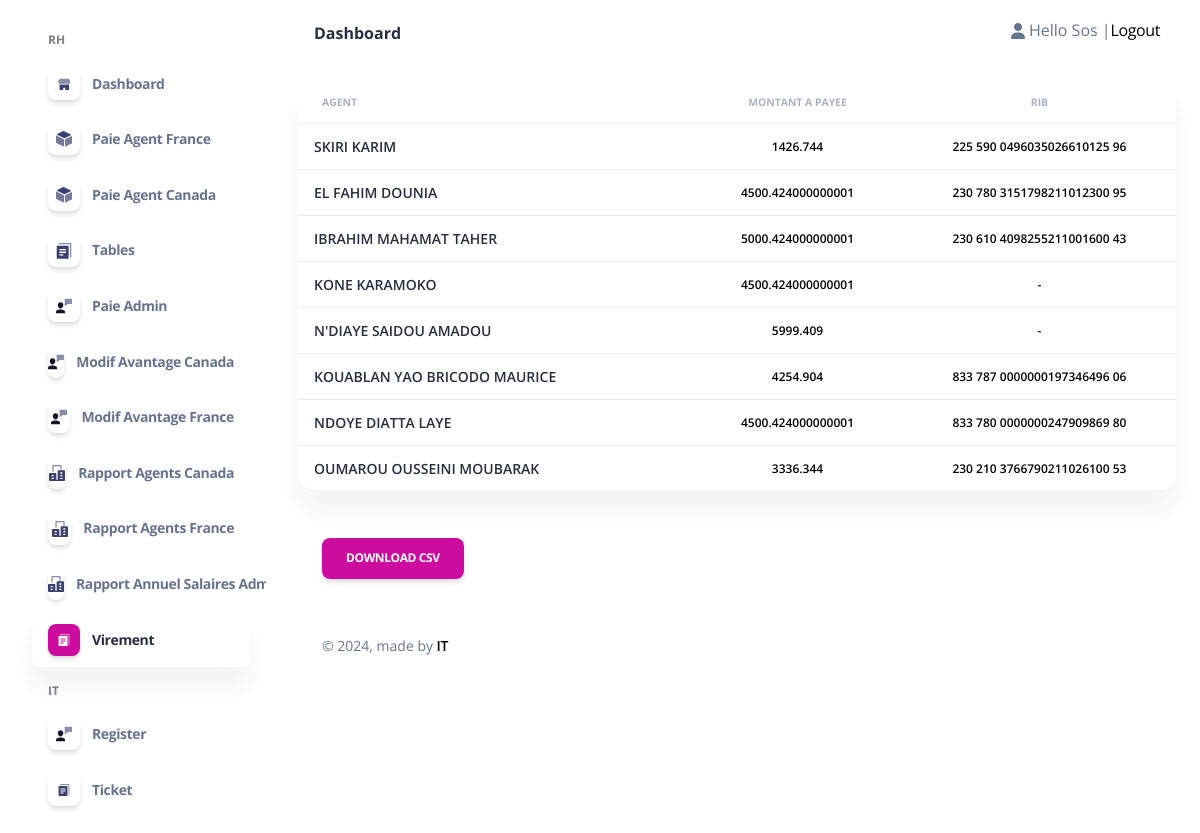
The page /Virement/ (signed in) on the database its author committed.
### admin_Sos/models.py (models this page shows, shortened)
class Salaire_CANADA(models.Model):
    id_Collaborateur=models.ForeignKey(Collaborateur,on_delete=models.CASCADE)
    Date_de_salaire = MonthYearField(null=True, blank=True)
    salaire_finale = models.FloatField(default=0,null=True,blank=True)
    Prime_Produit = models.FloatField(default=0,null=True,blank=True)
    Nbre_d_heures_Travaillees= models.FloatField(default=0,null=True,blank=True)
    Avance_sur_salaire = models.FloatField(default=0,null=True,blank=True)
    S_H = models.FloatField(default=0,null=True, blank=True)
    Planifier= models.FloatField(default=0,null=True,blank=True)

class Collaborateur(models.Model):
    Statut_P= (
        ('AGENT','AGENT'),
        ('CADRE','CADRE'),
        ('TECHNICIEN','TECHNICIEN'),
        ('STAGIAIRE','STAGIAIRE'),
    )
    STATUT_statut = (
        ('ACTIF','ACTIF'),
        ('INACTIF','INACTIF'),
        ('FORMATION','FORMATION'),
        ('STAGE','STAGE'),
    )
    STATUT_activite = (
        ('FRANCE','FRANCE'),
        ('CANADA','CANADA'),
    )
    STATUT_causededepart = (
        ('Demission','Demission'),
        ('Licenciement','Licenciement'),
        ('FPE','FPE'),
        ('Fin de contrat','Fin de contrat'),
        ('Comportement','Comportement'),
        ('Etudes','Etudes'),
        ('Sans motif(Volantaire)','Sans motif(Volantaire)'),
        ('Autre','Autre'),
    )
    Contart = (
        ('Etranger','Etranger'),
        ('Stage','Stage'),
        ('CDD','CDD'),
        ('CDI','CDI'),
    )
    TTGD = (
        ('Célibataire ','Célibataire'),
        ('Marié(e)','Marié(e)'),
        ('Divorcé(e)','Divorcé(e)'),
        ('Veuf(ve)','Veuf(ve)'),
    )
    statut_sexe = (
        ('H','H'),
        ('F','F'),
    )
    statut_TF = (
        ('OUI','OUI'),
        ('NON','NON'),
    )
    Statut = models.CharField(max_length=10,null=True,blank=True,choices=STATUT_statut)
    Nom = models.CharField(max_length=500,null=True,blank=True)
    Prenom = models.CharField(max_length=500,null=True,blank=True)
    Sexe = models.CharField(max_length=50,null=True,blank=True,choices=statut_sexe)
    Date_de_naissance = models.DateField(null=True,blank=True)
    Age = models.PositiveIntegerField(null=True,blank=True)
    Situation_familiale = models.CharField(max_length=100, null=True,blank=True,choices=TTGD)
    Nombre_d_enfants = models.FloatField(default=0, null=True,blank=True)
    N_CIN =models.CharField(default="-",max_length=120 ,null=True,blank=True)
    N_Passeport=models.CharField(default="-",max_length=300 ,null=True,blank=True)
    Nationalité=models.CharField(default="-",max_length=200,null=True,blank=True)
    Adresse_postale=models.CharField(default="-",max_length=200,null=True,blank=True)
    Ville=models.CharField(default="-",max_length=100,null=True,blank=True)
    E_mail= models.EmailField(null=True,blank=True)
    Declaration_CNSS= models.CharField(max_length=100,null=True,blank=True,choices=statut_TF)
    N_de_téléphone=models.CharField(max_length=200,null=True,blank=True)
    RIB = models.CharField(default="-",max_length=300,null=True,blank=True)
    N_CNSS= models.CharField(default="-",max_length=200,null=True,blank=True)
    Type_de_contrat= models.CharField(max_length=100,null=True,blank=True,choices=Contart)
    Salaire_base = models.PositiveBigIntegerField(default=0,null=True,blank=True)
    Nombre_de_Jour_Travaille_Admin= models.PositiveIntegerField(default=0,null=True,blank=True)
    Poste = models.CharField(max_length=100,null=True,blank=True)
    CSP = models.CharField(max_length=100,null=True,blank=True,choices=Statut_P)
    Date_d_entrée = models.DateField(null=True,blank=True)
    Date_de_Sortie = models.DateField(null=True,blank=True)
    anciennetee = models.IntegerField(default=0,null=True, blank=True)
    Motif_de_départ = models.CharField(default="-",max_length=1000,null=True,blank=True,choices=STATUT_causededepart)
    Commentaire = models.CharField(default="-",max_length=1000,null=True,blank=True)
    Prime_Produit = models.FloatField(default=0,null=True,blank=True)
    Nbre_d_heures_Travaillees= models.FloatField(default=0,null=True,blank=True)
    Planifier= models.FloatField(default=0,null=True,blank=True)
    Avance_sur_salaire = models.FloatField(default=0,null=True,blank=True)
    S_H = models.FloatField(default=0,null=True, blank=True)
    Activite=models.CharField(max_length=100,null=True,blank=True,choices=STATUT_activite)
    user =models.OneToOneField(User, null=True,blank=True,on_delete=models.CASCADE)

### admin_Sos/decorators.py (the view)
        def wrapper_func(request,*args, **kwargs):
            group=None
            if request.user.groups.exists():
                group= request.user.groups.all()[0].name
            if group == 'Admin':
                return view_func(request,*args, **kwargs)
            if group == 'Agent':
                return redirect('home')
            else:
                return redirect('login')

### admin_Sos/views.py (called while the page is built)
@admin_only
def VirementView(request):
    context = Collaborateur.objects.all()
    context2 = Salaire_CANADA.objects.all()
    context4 = Salaire_FRANCE.objects.all()
    context3 = Salaire_admin.objects.all()
    salaire = list(context2) + list(context3) + list(context4)
    return render(request, 'admin_/salaire_complet/Virement.html', {'collaborateur': context, 'salaire': salaire})

### Templates/admin_/salaire_complet/Virement.html (shortened to what this page needs)
{% extends 'admin_/Base/homebase_admin.html' %}
{% block body %}{% include 'admin_/content/Salaire/content_virement.html'%}{% endblock  %}

### Templates/admin_/Base/header_admin.html (shortened to what this page needs)
{% load static %}
<body class="g-sidenav-show h-100  bg-gray-100" style="background-color: white !important;">
  <aside class="sidenav navbar navbar-vertical navbar-expand-xs border-0 border-radius-xl my-3 fixed-left ms-3" id="sidenav-main">
    <div class="collapse navbar-collapse h-100 w-200" id="sidenav-collapse-main">
      <ul class="navbar-nav">
        <li class="nav-item mt-3">
          <h6 class="ps-4 ms-2 text-uppercase text-xs font-weight-bolder opacity-6" style="font-weight: bold;!important">RH</h6>
        </li>
        <li class="nav-item">
          <a class="nav-link  {% if request.path == '/home_admin/' %}active{% endif %}" href="{% url 'home_admin' %}">
            <div class="icon icon-shape icon-sm shadow border-radius-md bg-white text-center me-2 d-flex align-items-center justify-content-center">
            </div>
            <span class="nav-link-text ms-1" style="font-weight: bold;!important">Dashboard</span>
          </a>
        </li>
        <li class="nav-item">
          <a class="nav-link {% if request.path == '/HW/' %}active{% endif %}" href="{% url 'tableF' %}">
            <div class="icon icon-shape icon-sm shadow border-radius-md bg-white text-center me-2 d-flex align-items-center justify-content-center">
            </div>
            <span class="nav-link-text ms-1"style="font-weight: bold;!important">Paie Agent France</span>
          </a>
        </li>
        <li class="nav-item">
          <a class="nav-link {% if request.path == '/HW/' %}active{% endif %}" href="{% url 'tableC' %}">
            <div class="icon icon-shape icon-sm shadow border-radius-md bg-white text-center me-2 d-flex align-items-center justify-content-center">
            </div>
            <span class="nav-link-text ms-1"style="font-weight: bold;!important">Paie Agent Canada</span>
          </a>
        </li>
        <li class="nav-item">
          <a class="nav-link {% if request.path == '/table/' %}active{% endif %} " href="{% url 'table' %}">
            <div class="icon icon-shape icon-sm shadow border-radius-md bg-white text-center me-2 d-flex align-items-center justify-content-center">
            </div>
            <span class="nav-link-text ms-1"style="font-weight: bold;!important">Tables</span>
          </a>
        </li>
        <li class="nav-item">
          <a class="nav-link {% if request.path == '/Salaire Admin/' %}active{% endif %} " href="{% url 'salaire_admin' %}">
            <div class="icon icon-shape icon-sm shadow border-radius-md bg-white text-center me-2 d-flex align-items-center justify-content-center">
            </div>
            <span class="nav-link-text ms-1"style="font-weight: bold;!important">Paie Admin</span>
          </a>
        </li>
        <li class="nav-item">
          <a class="nav-link {% if request.path == '/Modif Salaire Agent Canada/' %}active{% endif %}  " href="{% url 'ModifSC' %}">
            <div class="icon icon-shape icon-sm shadow border-radius-md bg-white text-center me-2 d-flex align-items-center justify-content-center">
            </div>
            <span class="nav-link-text ms-1"style="font-weight: bold;!important">Modif Avantage Canada</span>
          </a>
        </li>
        <li class="nav-item">
          <a class="nav-link {% if request.path == '/Modif Salaire Agent France/' %}active{% endif %}  " href="{% url 'ModifSF' %}">
            <div class="icon icon-shape icon-sm shadow border-radius-md bg-white text-center me-2 d-flex align-items-center justify-content-center">
            </div>
            <span class="nav-link-text ms-1"style="font-weight: bold;!important">Modif Avantage France</span>
          </a>
        </li>
        <li class="nav-item">
          <a class="nav-link  {% if request.path == '/rapport Agent Canada/' %}active{% endif %} " href="{% url 'rapport Agent Canada' %}">
            <div class="icon icon-shape icon-sm shadow border-radius-md bg-white text-center me-2 d-flex align-items-center justify-content-center">
            </div>
            <span class="nav-link-text ms-1"style="font-weight: bold;!important">Rapport Agents Canada</span>
          </a>
        </li>
        <li class="nav-item">
          <a class="nav-link  {% if request.path == '/rapport Agent France/' %}active{% endif %} " href="{% url 'rapport Agent France' %}">
            <div class="icon icon-shape icon-sm shadow border-radius-md bg-white text-center me-2 d-flex align-items-center justify-content-center">
            </div>
            <span class="nav-link-text ms-1"style="font-weight: bold;!important">Rapport Agents France</span>
          </a>
        </li>
        <li class="nav-item">
          <a class="nav-link {% if request.path == '/rapport Admin/' %}active{% endif %} " href="{% url 'rapport Admin' %}">
            <div class="icon icon-shape icon-sm shadow border-radius-md bg-white text-center me-2 d-flex align-items-center justify-content-center">
            </div>
            <span class="nav-link-text ms-1"style="font-weight: bold;!important">Rapport Annuel Salaires Admins</span>
          </a>
        </li>
        <li class="nav-item">
          <a class="nav-link {% if request.path == '/Virement/' %}active{% endif %} " href="{% url 'virement' %}">
            <div class="icon icon-shape icon-sm shadow border-radius-md bg-white text-center me-2 d-flex align-items-center justify-content-center">
            </div>
            <span class="nav-link-text ms-1"style="font-weight: bold;!important">Virement</span>
          </a>
        </li>
        <li class="nav-item mt-3">
          <h6 class="ps-4 ms-2 text-uppercase text-xs font-weight-bolder opacity-6" style="font-weight: bold;!important">IT</h6>
        </li>
        <li class="nav-item">
          <a class="nav-link {% if request.path == '/register/' %}active{% endif %} " href="{% url 'register' %}">
            <div class="icon icon-shape icon-sm shadow border-radius-md bg-white text-center me-2 d-flex align-items-center justify-content-center">
            </div>
            <span class="nav-link-text ms-1"style="font-weight: bold;!important">Register</span>
          </a>
        </li>
        <li class="nav-item">
          <a class="nav-link {% if request.path == '/test/' %}active{% endif %} " href="">
            <div class="icon icon-shape icon-sm shadow border-radius-md bg-white text-center me-2 d-flex align-items-center justify-content-center">
            </div>
            <span class="nav-link-text ms-1"style="font-weight: bold;!important">Ticket</span>
          </a>
        </li>
      </ul>
    </div>
  </aside>
  <main class="main-content mt-1 border-radius-lg">
    <nav class="navbar navbar-main navbar-expand-lg px-0 mx-4 shadow-none border-radius-xl" id="navbarBlur" navbar-scroll="true">
      <div class="container-fluid py-1 px-3">
        <nav aria-label="breadcrumb">
          <ol class="breadcrumb bg-transparent mb-0 pb-0 pt-1 px-0 me-sm-6 me-5">
          </ol>
          <h6 class="font-weight-bolder mb-0"style="font-weight: bold;!important;" >Dashboard</h6>
        </nav>
        <div class="collapse navbar-collapse mt-sm-0 mt-2 me-md-0 me-sm-4" id="navbar">
          <ul class="navbar-nav  justify-content-end">
            <li class="nav-item d-flex align-items-center">
              {% if request.user.is_authenticated%}
                <i class="fa fa-user me-sm-1"></i>
				    			    <div> Hello {{request.user}} | </a></div>
                      <div><a  href="{% url 'logout' %}" > Logout</a></div>
						  {% endif %}
            </li>
          </ul>
        </div>
      </div>
    </nav>

### Templates/admin_/content/Salaire/content_virement.html (shortened to what this page needs)
{% load static %}
<div class="container-fluid py-4">
    <div class="row">
      <div class="col-12">
        <div class="card mb-4">
          <div class="card-body px-0 pt-0 pb-2">
            <div class="table-responsive p-0" style="height: 400px; overflow-y: auto;">
              <table class="table align-items-center mb-0">
                <thead>
                  <tr>
                    <th class="text-uppercase text-secondary text-xxs font-weight-bolder opacity-7">Agent</th>
                    <th class="text-center text-uppercase text-secondary text-xxs font-weight-bolder opacity-7">Montant a Payee</th>
                    <th class="text-center text-uppercase text-secondary text-xxs font-weight-bolder opacity-7">RIB</th>
                  </tr>
                </thead>
                <tbody>
                {% for S in salaire %}
                  <tr>
                    <td>
                      <div class="d-flex px-2 py-1">
                        <div class="d-flex flex-column justify-content-center">
                          <h6 class="mb-0 text-sm">{{ S.id_Collaborateur.Nom }} {{ S.id_Collaborateur.Prenom }} </h6>
                        </div>
                      </div>
                    </td>
                    <td class="align-middle text-center">
                      <p class="text-xs font-weight-bold mb-0">{{ S.salaire_finale }}</p>
                    </td>
                    <td class="align-middle text-center">
                      <p class="text-xs font-weight-bold mb-0">{{ S.id_Collaborateur.RIB }}</p>
                    </td>
                  </tr>
                  {% endfor %}
                </tbody>
              </table>
            </div>
          </div>
        </div>
        <div class="container-fluid py-4">
        <button id="downloadCsvBtn" class="btn btn-primary">Download CSV</button>
        </div>
      </div>
    </div>

### static/Admin Page/assets/css/nucleo-svg.css (style rules this page uses)
.icon { display: inline-block; color: #111111; height: 1em; width: 1em; }
.icon-sm { height: 0.8em; width: 0.8em; }
.icon { fill: currentColor; stroke: none; }

### rows shown on the page
Salaire_CANADA: id_Collaborateur.Nom "SKIRI", id_Collaborateur.Prenom "KARIM", salaire_finale "1426.744", id_Collaborateur.RIB "225 590 0496035026610125 96"
Salaire_CANADA: id_Collaborateur.Nom "EL FAHIM", id_Collaborateur.Prenom "DOUNIA", salaire_finale "4500.424000000001", id_Collaborateur.RIB "230 780 3151798211012300 95"
Salaire_CANADA: id_Collaborateur.Nom "IBRAHIM", id_Collaborateur.Prenom "MAHAMAT TAHER", salaire_finale "5000.424000000001", id_Collaborateur.RIB "230 610 4098255211001600 43"
Salaire_CANADA: id_Collaborateur.Nom "KONE", id_Collaborateur.Prenom "KARAMOKO", salaire_finale "4500.424000000001", id_Collaborateur.RIB "-"
Salaire_CANADA: id_Collaborateur.Nom "N'DIAYE", id_Collaborateur.Prenom "SAIDOU AMADOU", salaire_finale "5999.409", id_Collaborateur.RIB "-"
Salaire_CANADA: id_Collaborateur.Nom "KOUABLAN", id_Collaborateur.Prenom "YAO BRICODO MAURICE", salaire_finale "4254.904", id_Collaborateur.RIB "833 787 0000000197346496 06"
Salaire_CANADA: id_Collaborateur.Nom "NDOYE", id_Collaborateur.Prenom "DIATTA LAYE", salaire_finale "4500.424000000001", id_Collaborateur.RIB "833 780 0000000247909869 80"
Salaire_CANADA: id_Collaborateur.Nom "OUMAROU OUSSEINI", id_Collaborateur.Prenom "MOUBARAK", salaire_finale "3336.344", id_Collaborateur.RIB "230 210 3766790211026100 53"

### other values the page prints
{{ request.user }} "Sos"
